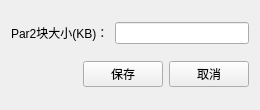
<?xml version="1.0" encoding="UTF-8"?>
<ui version="4.0">
 <class>PageForPar2Settings</class>
 <widget class="QWidget" name="PageForPar2Settings">
  <property name="geometry">
   <rect>
    <x>0</x>
    <y>0</y>
    <width>260</width>
    <height>110</height>
   </rect>
  </property>
  <property name="windowTitle">
   <string>Par2配置</string>
  </property>
  <layout class="QGridLayout" name="gridLayout">
   <item row="0" column="0">
    <layout class="QHBoxLayout" name="horizontalLayout_2">
     <item>
      <widget class="QLabel" name="label">
       <property name="text">
        <string>Par2块大小(KB)：</string>
       </property>
      </widget>
     </item>
     <item>
      <widget class="QLineEdit" name="par2_block_size"/>
     </item>
    </layout>
   </item>
   <item row="1" column="0">
    <layout class="QHBoxLayout" name="horizontalLayout">
     <item>
      <spacer name="horizontalSpacer">
       <property name="orientation">
        <enum>Qt::Horizontal</enum>
       </property>
       <property name="sizeHint" stdset="0">
        <size>
         <width>40</width>
         <height>20</height>
        </size>
       </property>
      </spacer>
     </item>
     <item>
      <widget class="QPushButton" name="save_settings">
       <property name="text">
        <string>保存</string>
       </property>
      </widget>
     </item>
     <item>
      <widget class="QPushButton" name="cancel_settings">
       <property name="text">
        <string>取消</string>
       </property>
      </widget>
     </item>
    </layout>
   </item>
  </layout>
 </widget>
 <resources/>
 <connections/>
</ui>
